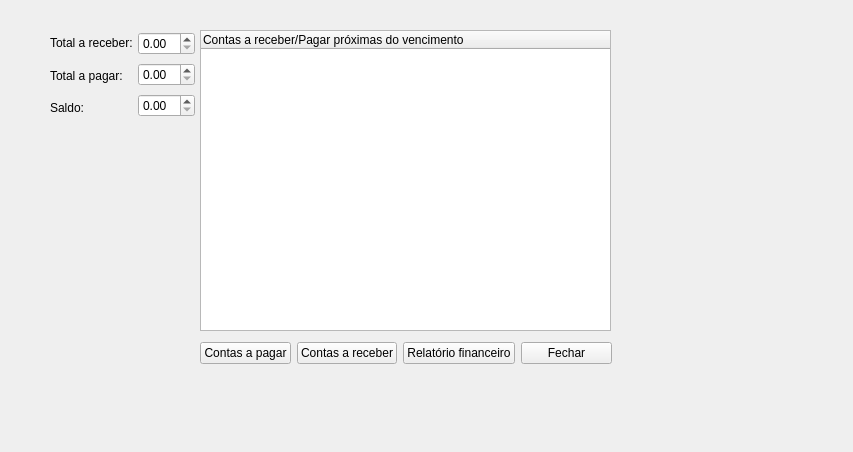
<?xml version="1.0" encoding="UTF-8"?>
<ui version="4.0">
 <class>FinanceiroWindow</class>
 <widget class="QWidget" name="FinanceiroWindow">
  <property name="geometry">
   <rect>
    <x>0</x>
    <y>0</y>
    <width>853</width>
    <height>452</height>
   </rect>
  </property>
  <property name="windowTitle">
   <string>Form</string>
  </property>
  <widget class="QTableWidget" name="tableWidget">
   <property name="geometry">
    <rect>
     <x>200</x>
     <y>30</y>
     <width>411</width>
     <height>301</height>
    </rect>
   </property>
   <attribute name="horizontalHeaderCascadingSectionResizes">
    <bool>true</bool>
   </attribute>
   <attribute name="horizontalHeaderDefaultSectionSize">
    <number>1000</number>
   </attribute>
   <column>
    <property name="text">
     <string>Contas a receber/Pagar próximas do vencimento</string>
    </property>
    <property name="font">
     <font>
      <strikeout>false</strikeout>
      <stylestrategy>PreferAntialias</stylestrategy>
     </font>
    </property>
    <property name="textAlignment">
     <set>AlignJustify|AlignVCenter</set>
    </property>
   </column>
  </widget>
  <widget class="QWidget" name="">
   <property name="geometry">
    <rect>
     <x>50</x>
     <y>30</y>
     <width>145</width>
     <height>91</height>
    </rect>
   </property>
   <layout class="QHBoxLayout" name="horizontalLayout">
    <item>
     <layout class="QVBoxLayout" name="verticalLayout">
      <item>
       <widget class="QLabel" name="label">
        <property name="text">
         <string>Total a receber:</string>
        </property>
       </widget>
      </item>
      <item>
       <widget class="QLabel" name="label_2">
        <property name="text">
         <string>Total a pagar:</string>
        </property>
       </widget>
      </item>
      <item>
       <widget class="QLabel" name="label_3">
        <property name="text">
         <string>Saldo:</string>
        </property>
       </widget>
      </item>
     </layout>
    </item>
    <item>
     <layout class="QVBoxLayout" name="verticalLayout_2">
      <item>
       <widget class="QDoubleSpinBox" name="doubleSpinBox"/>
      </item>
      <item>
       <widget class="QDoubleSpinBox" name="doubleSpinBox_2"/>
      </item>
      <item>
       <widget class="QDoubleSpinBox" name="doubleSpinBox_3"/>
      </item>
     </layout>
    </item>
   </layout>
  </widget>
  <widget class="QWidget" name="">
   <property name="geometry">
    <rect>
     <x>200</x>
     <y>340</y>
     <width>412</width>
     <height>26</height>
    </rect>
   </property>
   <layout class="QHBoxLayout" name="horizontalLayout_2">
    <item>
     <widget class="QPushButton" name="pushButton">
      <property name="text">
       <string>Contas a pagar</string>
      </property>
     </widget>
    </item>
    <item>
     <widget class="QPushButton" name="pushButton_2">
      <property name="text">
       <string>Contas a receber</string>
      </property>
     </widget>
    </item>
    <item>
     <widget class="QPushButton" name="pushButton_3">
      <property name="text">
       <string>Relatório financeiro</string>
      </property>
     </widget>
    </item>
    <item>
     <widget class="QPushButton" name="pushButton_4">
      <property name="text">
       <string>Fechar</string>
      </property>
     </widget>
    </item>
   </layout>
  </widget>
 </widget>
 <resources/>
 <connections>
  <connection>
   <sender>pushButton_4</sender>
   <signal>clicked()</signal>
   <receiver>FinanceiroWindow</receiver>
   <slot>close()</slot>
   <hints>
    <hint type="sourcelabel">
     <x>300</x>
     <y>400</y>
    </hint>
    <hint type="destinationlabel">
     <x>0</x>
     <y>0</y>
    </hint>
   </hints>
  </connection>
 </connections>
</ui>
